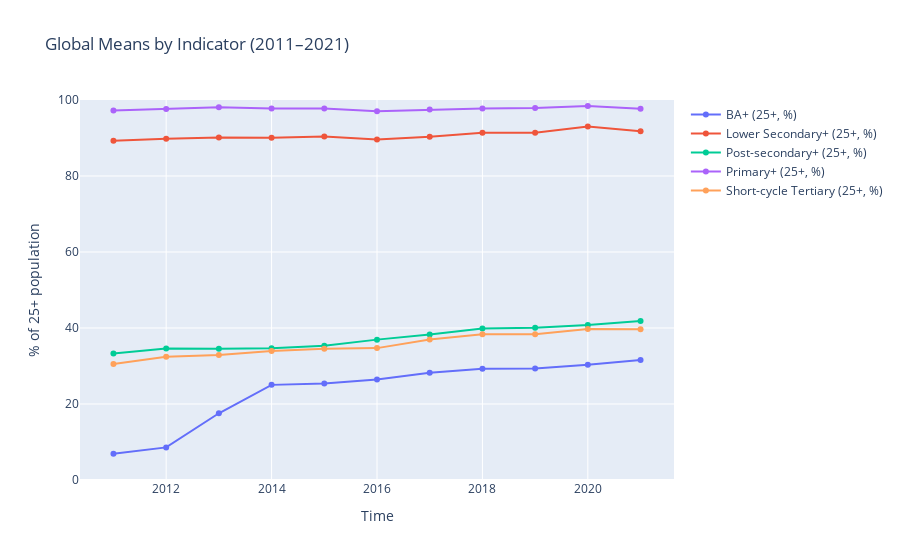

Notebook code cell kept with this figure:
### Code cell
YR0, YR1 = 2011, 2021
df_ts = df[df["Time"].between(YR0, YR1)].copy()

# 사용할 지표 (존재하는 것만 자동 사용)
edu_labels = {
    "EDU_Bachelors_25Plus_Total":        "BA+ (25+, %)",
    "EDU_LowerSecondary_25Plus_Total":   "Lower Secondary+ (25+, %)",
    "EDU_PostSecondary_25Plus_Total":    "Post-secondary+ (25+, %)",
    "EDU_Primary_25Plus_Total":          "Primary+ (25+, %)",
    "EDU_ShortCycleTertiary_25Plus_Total":"Short-cycle Tertiary (25+, %)",
}
cols = [c for c in edu_labels if c in df_ts.columns]
assert len(cols) > 0, "교육 지표 컬럼이 없습니다."

# ----------------------------
# 1) 연도별 글로벌 평균/중앙값
# ----------------------------
yearly = (df_ts
          .groupby("Time")[cols]
          .agg(["mean","median","count"])
          .reset_index())

# 컬럼 평탄화: <지표>_<통계>
yearly.columns = ["Time"] + [f"{a}_{b}" for a,b in yearly.columns.tolist()[1:]]

# ==== Mean만 한 그래프에 ====
# (1) mean 컬럼 → 보기 좋은 라벨로 변환해서 long 형태로
mean_map = {f"{c}_mean": edu_labels[c] for c in cols if f"{c}_mean" in yearly.columns}
df_mean = yearly[["Time"] + list(mean_map.keys())].rename(columns=mean_map)
long_mean = df_mean.melt(id_vars="Time", var_name="Indicator", value_name="Mean")

# (2) 한 그래프에 모든 지표 mean 라인
fig = px.line(
    long_mean, x="Time", y="Mean", color="Indicator", markers=True,
    title=f"Global Means by Indicator (2011–2021)",
    labels={"Mean": "% of 25+ population", "Indicator": ""}
)
fig.update_layout(
    legend=dict(
        orientation="v",  # 세로
        xanchor="left",   # 오른쪽 바깥에 둘 거라 left로 고정
        x=1.02,           # 플롯의 오른쪽 밖
        yanchor="top",
        y=1
    ),
    margin=dict(r=180)    # 오른쪽 여백 늘리기 (필요에 따라 조절)
)

fig.update_yaxes(range=[0, 100])  # 퍼센트이면 유지, 아니면 지워도 OK
fig.show()

### Figure 1 — Plotly figure (JSON) as saved in the notebook; plotly's stock layout.template omitted (floating-point values rounded to 4 significant figures)
{"data": [{"hovertemplate": "=BA+ (25+, %)<br>Time=%{x}<br>% of 25+ population=%{y}<extra></extra>", "legendgroup": "BA+ (25+, %)", "line": {"color": "#636efa", "dash": "solid"}, "marker": {"symbol": "circle"}, "mode": "lines+markers", "name": "BA+ (25+, %)", "orientation": "v", "showlegend": true, "type": "scatter", "x": [2011, 2012, 2013, 2014, 2015, 2016, 2017, 2018, 2019, 2020, 2021], "xaxis": "x", "y": [6.885, 8.576, 17.56, 25.04, 25.42, 26.46, 28.22, 29.29, 29.37, 30.34, 31.6], "yaxis": "y"}, {"hovertemplate": "=Lower Secondary+ (25+, %)<br>Time=%{x}<br>% of 25+ population=%{y}<extra></extra>", "legendgroup": "Lower Secondary+ (25+, %)", "line": {"color": "#EF553B", "dash": "solid"}, "marker": {"symbol": "circle"}, "mode": "lines+markers", "name": "Lower Secondary+ (25+, %)", "orientation": "v", "showlegend": true, "type": "scatter", "x": [2011, 2012, 2013, 2014, 2015, 2016, 2017, 2018, 2019, 2020, 2021], "xaxis": "x", "y": [89.27, 89.83, 90.12, 90.08, 90.39, 89.59, 90.3, 91.38, 91.38, 93.04, 91.76], "yaxis": "y"}, {"hovertemplate": "=Post-secondary+ (25+, %)<br>Time=%{x}<br>% of 25+ population=%{y}<extra></extra>", "legendgroup": "Post-secondary+ (25+, %)", "line": {"color": "#00cc96", "dash": "solid"}, "marker": {"symbol": "circle"}, "mode": "lines+markers", "name": "Post-secondary+ (25+, %)", "orientation": "v", "showlegend": true, "type": "scatter", "x": [2011, 2012, 2013, 2014, 2015, 2016, 2017, 2018, 2019, 2020, 2021], "xaxis": "x", "y": [33.29, 34.61, 34.56, 34.64, 35.3, 36.94, 38.28, 39.87, 40.07, 40.76, 41.87], "yaxis": "y"}, {"hovertemplate": "=Primary+ (25+, %)<br>Time=%{x}<br>% of 25+ population=%{y}<extra></extra>", "legendgroup": "Primary+ (25+, %)", "line": {"color": "#ab63fa", "dash": "solid"}, "marker": {"symbol": "circle"}, "mode": "lines+markers", "name": "Primary+ (25+, %)", "orientation": "v", "showlegend": true, "type": "scatter", "x": [2011, 2012, 2013, 2014, 2015, 2016, 2017, 2018, 2019, 2020, 2021], "xaxis": "x", "y": [97.23, 97.62, 98.1, 97.78, 97.77, 97.07, 97.47, 97.75, 97.92, 98.45, 97.72], "yaxis": "y"}, {"hovertemplate": "=Short-cycle Tertiary (25+, %)<br>Time=%{x}<br>% of 25+ population=%{y}<extra></extra>", "legendgroup": "Short-cycle Tertiary (25+, %)", "line": {"color": "#FFA15A", "dash": "solid"}, "marker": {"symbol": "circle"}, "mode": "lines+markers", "name": "Short-cycle Tertiary (25+, %)", "orientation": "v", "showlegend": true, "type": "scatter", "x": [2011, 2012, 2013, 2014, 2015, 2016, 2017, 2018, 2019, 2020, 2021], "xaxis": "x", "y": [30.53, 32.43, 32.89, 33.92, 34.54, 34.7, 36.96, 38.36, 38.35, 39.75, 39.68], "yaxis": "y"}], "layout": {"legend": {"orientation": "v", "title": {"text": ""}, "tracegroupgap": 0, "x": 1.02, "xanchor": "left", "y": 1, "yanchor": "top"}, "margin": {"r": 180}, "title": {"text": "Global Means by Indicator (2011–2021)"}, "xaxis": {"anchor": "y", "domain": [0, 1], "title": {"text": "Time"}}, "yaxis": {"anchor": "x", "domain": [0, 1], "range": [0, 100], "title": {"text": "% of 25+ population"}}}}
